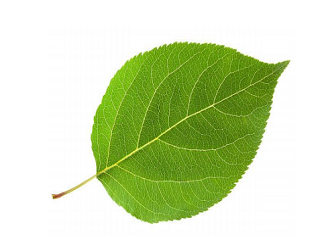
#> input picture Pattern Recogniton Problems/Chain Code/leaf.png, 320 x 240 px
$ python code_3.py
#> lines starting #> are read from the running program, lines starting #| are printed output that depends on the picture; after the words box and inside, x2 and y2 are one past the last pixel; in counts of white or black regions, pixels touching at a corner belong together

# coding: utf-8

# In[14]:


import cv2 as cv
import numpy as np
from matplotlib import pyplot as plt
get_ipython().run_line_magic('matplotlib', 'inline')


# In[21]:


picture = cv.imread('leaf.png',0)
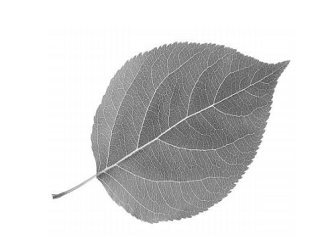
#> picture: shape (240, 320); min 76, max 255, mean 214
ret,threshold1 = cv.threshold(picture,232,255,cv.THRESH_BINARY)
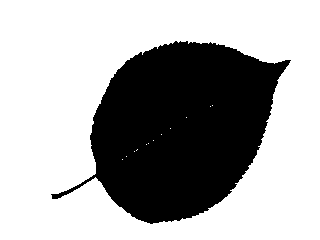
#> threshold1: shape (240, 320); 66.3% white; 1 black region, box (x1, y1, x2, y2) and area: (51, 41, 291, 224) 25879


# In[22]:


plt.imshow(picture)


# In[23]:


picture.shape


# In[24]:


plt.imshow(threshold1,'gray')


# In[25]:


threshold1.shape


# In[26]:


import cv2
import numpy as np
from matplotlib import pyplot as plt
picture = cv2.imread('leaf.png',0)
edges = cv2.Canny(threshold1,100,200)
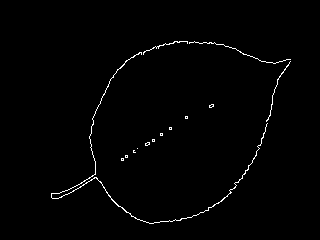
#> edges: shape (240, 320); 1.1% white in thin lines or dots, all inside (x1, y1, x2, y2) = (51, 41, 291, 224)

plt.subplot(121),plt.imshow(picture,cmap = 'gray')
plt.title('Original Image')
plt.subplot(122),plt.imshow(edges,cmap = 'gray')
plt.title('Edge Image')

plt.show()
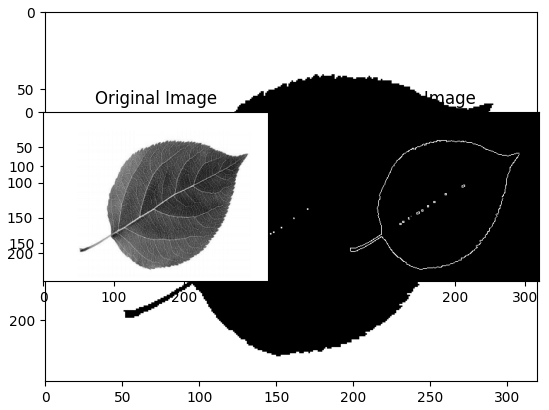
#> figure drawn by matplotlib, 3 panels


# In[27]:


for i, row in enumerate(edges):
    for j, value in enumerate(row):
        if value == 255:
            start_point = (i, j)
            print(start_point, value)
            break
    else:
        continue
    break
#> this loop made 42 passes
#| (41, 174) 255


# In[28]:


directions = [ 0,  1,  2,
               7,      3,
               6,  5,  4]
dir2idx = dict(zip(directions, range(len(directions))))

change_j =   [-1,  0,  1, # x or columns
              -1,      1,
              -1,  0,  1]

change_i =   [-1, -1, -1, # y or rows
               0,      0,
               1,  1,  1]

border = []
chain = []
curr_point = start_point
for direction in directions:
    idx = dir2idx[direction]
    new_point = (start_point[0]+change_i[idx], start_point[1]+change_j[idx])
    if edges[new_point] != 0: # if is ROI
        border.append(new_point)
        chain.append(direction)
        curr_point = new_point
        break
#> after the loop, border = [(41, 175)]; chain = [3]

count = 0
while curr_point != start_point:
    #figure direction to start search
    b_direction = (direction + 5) % 8
    dirs_1 = range(b_direction, 8)
    dirs_2 = range(0, b_direction)
    dirs = []
    dirs.extend(dirs_1)
    dirs.extend(dirs_2)
    for direction in dirs:
        idx = dir2idx[direction]
        new_point = (curr_point[0]+change_i[idx], curr_point[1]+change_j[idx])
        if edges[new_point] != 0: # if is ROI
            border.append(new_point)
            chain.append(direction)
            curr_point = new_point
            break
    if count == 1000: break
    count += 1
#> after the loop, border = 98 pairs, first value 41 to 54, second value 143 to 187; chain = 98 values, max 7 at index 17, min 0 at index 16, mean 4.16; count = 97


# In[30]:


print(count)
#| 97
print(chain)
#> (printed output is left out)
